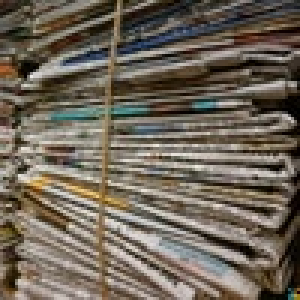
#> input picture homework4/abundance.png, 100 x 100 px (shown 3 times larger)
$ python homework4.py
#> lines starting #> are read from the running program, lines starting #| are printed output that depends on the picture
import numpy as np
import cv2

img = cv2.imread("abundance.png", 0)
#> img: shape (100, 100); min 0, max 234, mean 102.2
img_200 = cv2.resize(img, None, fx=2, fy=2, interpolation=cv2.INTER_CUBIC)
img_300 = cv2.resize(img, None, fx=3, fy=3, interpolation=cv2.INTER_CUBIC)
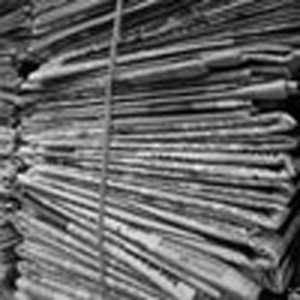
#> img_300: shape (300, 300); min 0, max 249, mean 102.2
cv2.imwrite("input.png", img)
cv2.imwrite("output_200.png", img_200)
cv2.imwrite("output_300.png", img_300)

img_dft = cv2.dft(np.float32(img), flags = cv2.DFT_COMPLEX_OUTPUT)
img_200_dft = cv2.dft(np.float32(img_200), flags = cv2.DFT_COMPLEX_OUTPUT)
img_300_dft = cv2.dft(np.float32(img_300), flags = cv2.DFT_COMPLEX_OUTPUT)
img_dft_shift = np.fft.fftshift(img_dft, axes=[0,1])
img_200_dft_shift = np.fft.fftshift(img_200_dft, axes=[0,1])
img_300_dft_shift = np.fft.fftshift(img_300_dft, axes=[0,1])
magnitude_spectrum = 20*np.log(cv2.magnitude(img_dft_shift[:,:,0], img_dft_shift[:,:,1])+1)
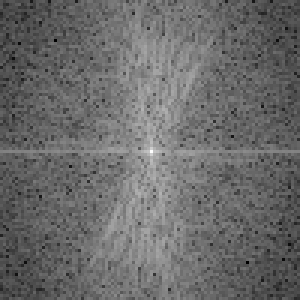
#> magnitude_spectrum: shape (100, 100) float32 (shown 3 times larger); min 51.23, max 276.7, mean 145.7; drawn with min black and max white
magnitude_spectrum_200 = 20*np.log(cv2.magnitude(img_200_dft_shift[:,:,0], img_200_dft_shift[:,:,1])+1)
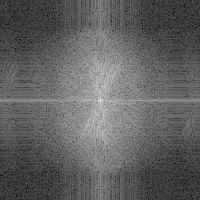
#> magnitude_spectrum_200: shape (200, 200) float32; min 13.72, max 304.5, mean 124.3; drawn with min black and max white
magnitude_spectrum_300 = 20*np.log(cv2.magnitude(img_300_dft_shift[:,:,0], img_300_dft_shift[:,:,1])+1)
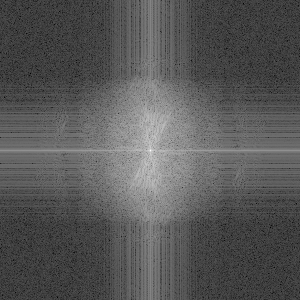
#> magnitude_spectrum_300: shape (300, 300) float32; min 8.58, max 320.7, mean 116.4; drawn with min black and max white
cv2.imwrite("input_dft.png", magnitude_spectrum)
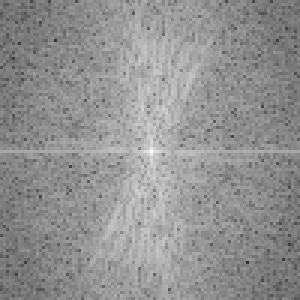
#> saved as input_dft.png: shape (100, 100) (shown 3 times larger); min 51, max 255, mean 145.7
cv2.imwrite("output_200_dft.png", magnitude_spectrum_200)
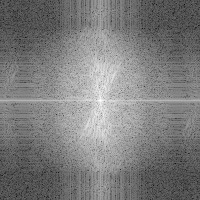
#> saved as output_200_dft.png: shape (200, 200); min 14, max 255, mean 124.3
cv2.imwrite("output_300_dft.png", magnitude_spectrum_300)
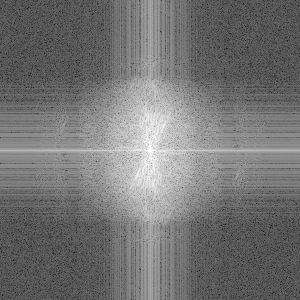
#> saved as output_300_dft.png: shape (300, 300); min 9, max 255, mean 116.4

$ run again, with homework4/woman_girl.png copied over homework4/abundance.png
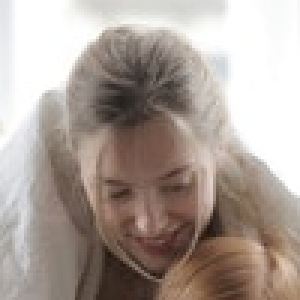
#> input picture homework4/woman_girl.png, 100 x 100 px (shown 3 times larger)
#> `magnitude_spectrum_300 = 20*np.log(cv2.magnitude(img_300_dft_shift[:,:..`:
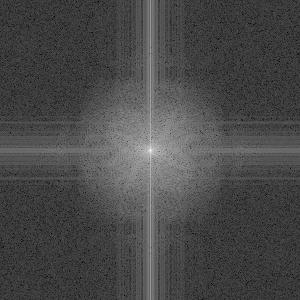
#> magnitude_spectrum_300: shape (300, 300) float32; min 9.42, max 329.9, mean 102.2; drawn with min black and max white
#> `cv2.imwrite("output_300_dft.png", magnitude_spectrum_300)`:
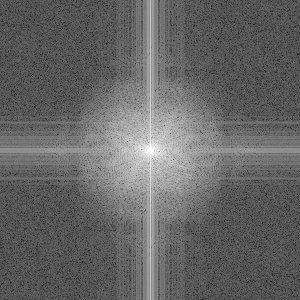
#> saved as output_300_dft.png: shape (300, 300); min 9, max 255, mean 102.2
